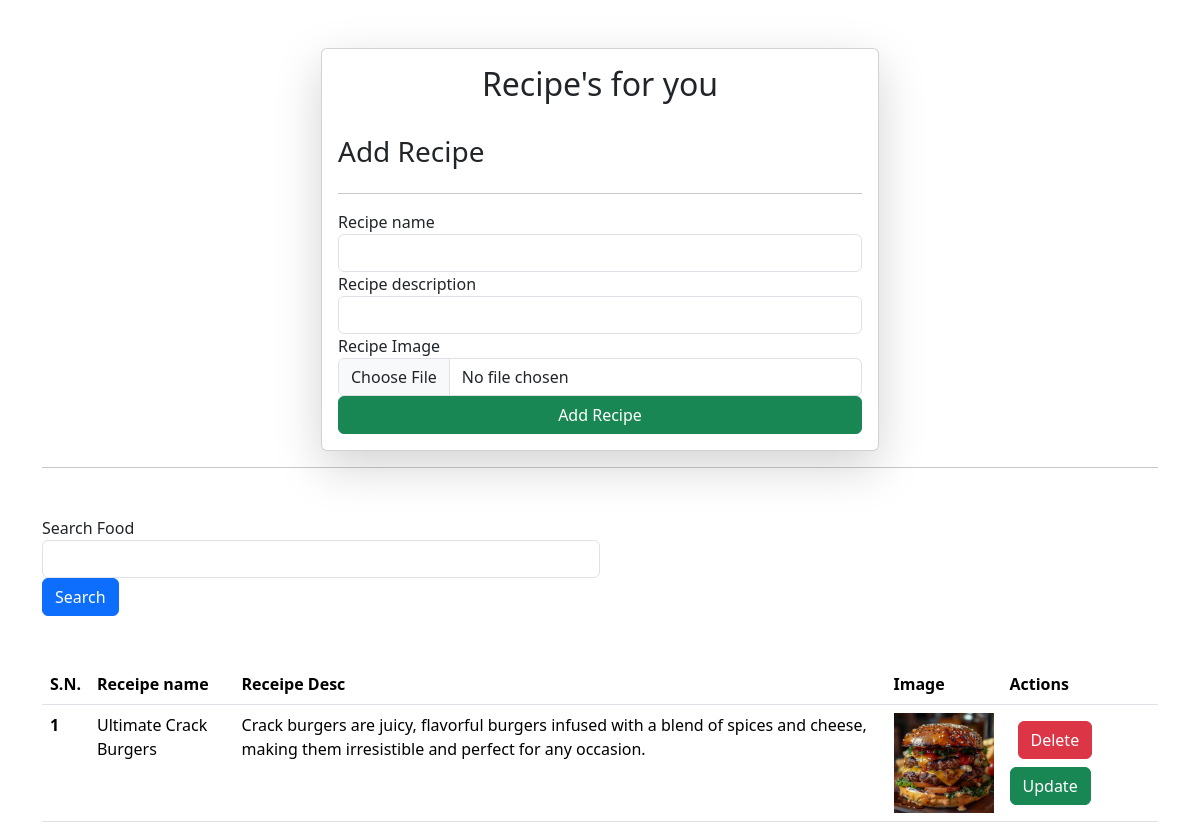
Screenshot of /recipe/ with the database file from the repository.
### recipe/models.py (models this page shows)
class Recipe(models.Model):
    user = models.ForeignKey(User, on_delete=models.CASCADE, null=True, blank=True)
    recipe_name = models.CharField(max_length=100)
    recipe_description = models.TextField()
    recipe_image = models.ImageField(upload_to="recipes/")
    recipe_view_count = models.PositiveIntegerField(default=1)

### recipe/views.py (the view, shortened to what this page needs)
# urls.py: path("", recipes, name="recipe"),
def recipes(request):
    queryset = Recipe.objects.all()
    if request.GET.get('search'):
        queryset = queryset.filter(
            recipe_name__icontains = request.GET.get('search')
        )
    context = {'recipes' : queryset}
    return render(request, template_name="recipe/recipes.html", context = context)

### recipe/templates/recipe/recipes.html (shortened to what this page needs)
{% extends 'recipe/base.html' %}
{% block content %}
    <div class="container mt-5">
        <form class="col-6 mx-auto card p-3 shadow-lg" method="post" enctype="multipart/form-data">
            <h2 class="text text-center">Recipe's for you</h2><br>
            <h3>Add Recipe</h3>
            <hr>
            <div class="form-group">
                <label for="recipe_name">Recipe name</label>
                <input name="recipe_name" type="text" class="form-control" required>
            </div>
            <div class="form-group">
                <label for="recipe_description">Recipe description</label>
                <input name="recipe_description" type="text" class="form-control" required>
            </div>
            <div class="form-group">
                <label for="recipe_image">Recipe Image</label>
                <input name="recipe_image" type="file" class="form-control">
            </div>
            <button type="submit" class="btn btn-success">Add Recipe</button>
        </form>
        <hr>
        <div class="class mt-5">
            <form action="">
              <div class="max-auto col-6">
                <div class="form-group">
                  <label for="exampleInputEmail1">Search Food</label>
                  <input name="search" type="text" class="form-control">
                </div>
                <button type="submit" class="btn btn-primary "> Search</button>
              </form>
            </div>
          </div>
          <table class="table mt-5">
            <thead>
              <tr>
                <th scope="col">S.N.</th>
                <th scope="col">Receipe name</th>
                <th scope="col">Receipe Desc</th>
                <th scope="col">Image</th>
                <th scope="col">Actions</th>
              </tr>
            </thead>
            <tbody>
                {% for recipe in recipes %}
              <tr>
                <th scope="row">{{forloop.counter}}</th>
                <td>{{recipe.recipe_name}}</td>
                <td>{{recipe.recipe_description}}</td>
                <td>
                    <img src="/media/{{recipe.recipe_image}}" style="height: 100px;"> </td>
                    <td>
                        <a href="{% url 'delete_recipe' recipe.id %}" class="btn btn-danger m-2">Delete</a>
                        <a href="{% url 'update_recipe' recipe.id %}" class="btn btn-success">Update</a>
                    </td>
              </tr>
              {% endfor %}
            </tbody>
          </table>
{% endblock %}

### recipe/templates/recipe/base.html (style rules this page uses)
table { width: 80%; margin: 20px auto; border-collapse: collapse; }
th, td { padding: 10px; text-align: left; border: 1px solid #ccc; }
th { background-color: #f2f2f2; }

### rows the page displays
Recipe: recipe_name "Ultimate Crack Burgers", recipe_description "Crack burgers are juicy, flavorful burgers infused with a blend of spices and cheese, making them irresistible and perfect for any occasion.", recipe_image (picture)
